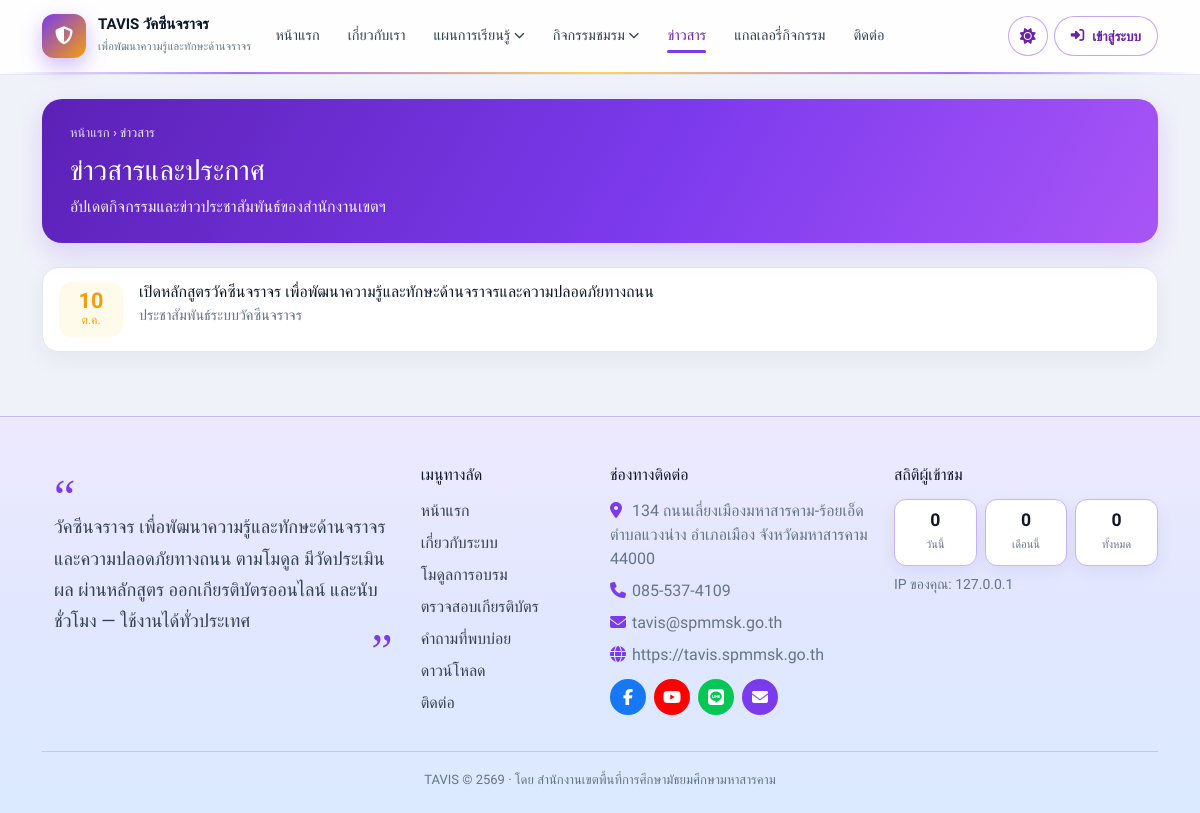
Page /traffic_vaccine/news on the committed database.
### tables this page shows
CREATE TABLE `news` (
  `id` INT UNSIGNED NOT NULL AUTO_INCREMENT,
  `title` VARCHAR(255) NOT NULL,
  `slug` VARCHAR(255) NOT NULL,
  `excerpt` TEXT,
  `content` MEDIUMTEXT,
  `cover_image` VARCHAR(255) DEFAULT NULL,
  `category` VARCHAR(80) DEFAULT 'กิจกรรม',
  `status` TINYINT(1) NOT NULL DEFAULT 1,
  `published_at` DATETIME DEFAULT NULL,
  `views` INT NOT NULL DEFAULT 0,
  `created_by` INT UNSIGNED DEFAULT NULL,
  `created_at` DATETIME NOT NULL DEFAULT CURRENT_TIMESTAMP,
  `updated_at` DATETIME NOT NULL DEFAULT CURRENT_TIMESTAMP ON UPDATE CURRENT_TIMESTAMP,
  PRIMARY KEY (`id`),
  UNIQUE KEY `uk_news_slug` (`slug`)
);

### app/Core/Controller.php (called while the page is built, shortened)
<?php
abstract class Controller
{
    protected function webView(string $name, array $data = []): void
    {
        $layout = !empty($data['layout_clean']) ? 'layouts/portfolio-clean' : 'layouts/web';
        if ($layout === 'layouts/web' && !array_key_exists('darkUi', $data)) {
            $data['darkUi'] = true;
        }
        View::render($name, $data, $layout);
    }
}

### app/Controllers/Web/HomeController.php (called while the page is built, shortened)
<?php
class HomeController extends Controller
{
    private function visitorStats(): array
    {
        try {
            return compact('today', 'month', 'all');
        } catch (\Throwable $e) {
            return ['today' => 0, 'month' => 0, 'all' => 0];
        }
    }
    public function news(): void
    {
        $rows = db()->fetchAll('SELECT * FROM news WHERE status = 1 ORDER BY published_at DESC');
        $this->webView('web/news', [
            'title' => 'ข่าวสารและประกาศ',
            'rows' => $rows,
            'visitorStats' => $this->visitorStats(),
        ]);
    }
}

### app/Core/Router.php (called while the page is built, shortened)
<?php
class Router
{
    private array $routes = [];
    private string $prefix = '';
    private array $groupMiddleware = [];
    public function group(array $options, callable $callback): void
    {
        $prevPrefix = $this->prefix;
        $prevMiddleware = $this->groupMiddleware;
        $this->prefix .= $options['prefix'] ?? '';
        $this->groupMiddleware = array_merge($this->groupMiddleware, $options['middleware'] ?? []);
        $this->prefix = $prevPrefix;
        $this->groupMiddleware = $prevMiddleware;
    }
    private function add(string $method, string $path, array|callable $handler, array $middleware = []): self
    {
        $path = $this->prefix . $path;
        $path = '/' . trim($path, '/');
        if ($path !== '/') {
            $path = rtrim($path, '/');
        }
        $this->routes[] = [
            'method' => $method,
            'path' => $path,
            'handler' => $handler,
            'middleware' => array_merge($this->groupMiddleware, $middleware),
        ];
        return $this;
    }
    public function dispatch(string $uri, string $method): mixed
    {
        $uri = parse_url($uri, PHP_URL_PATH) ?? '/';
        $uri = '/' . trim($uri, '/');
        if ($uri !== '/') {
            $uri = rtrim($uri, '/');
        }
        $basePath = function_exists('app_base_path') ? app_base_path($uri) : $this->detectBasePath();
        if ($basePath !== '' && ($uri === $basePath || str_starts_with($uri, $basePath . '/'))) {
            $uri = substr($uri, strlen($basePath)) ?: '/';
            if ($uri !== '/') {
                $uri = rtrim($uri, '/');
            }
        }
        $method = strtoupper($method);
        foreach ($this->routes as $route) {
            $params = $this->match($route['path'], $uri);
            if ($params !== false && $route['method'] === $method) {
                return $this->runHandler($route['handler'], $params);
            }
        }
        return View::render('errors/404', ['title' => 'ไม่พบหน้า']);
    }
    private function match(string $routePath, string $uri): array|false
    {
        $pattern = preg_replace('/\{([a-zA-Z_]+)\}/', '(?P<$1>[^/]+)', $routePath);
        $pattern = '#^' . $pattern . '$#';
        if (!preg_match($pattern, $uri, $matches)) {
            return false;
        }
        $params = [];
        return $params;
    }
    private function runHandler(array|callable $handler, array $params): mixed
    {
        [$class, $method] = $handler;
        $controller = new $class();
        return call_user_func_array([$controller, $method], $params);
    }
}

### public/index.php (called while the page is built, shortened)
<?php
$router = new Router();
require BASE_PATH . '/routes/web.php';
$uri = $_SERVER['REQUEST_URI'] ?? '/';
$method = $_SERVER['REQUEST_METHOD'] ?? 'GET';
$router->dispatch($uri, $method);

### app/Helpers/helpers.php (called while the page is built, shortened)
<?php
if (!function_exists('env')) {
    function env(string $key, mixed $default = null): mixed
    {
        $val = $_ENV[$key] ?? getenv($key);
        if ($val === false || $val === null || $val === '') {
            return $default;
        }
        return $val;
    }
}
if (!function_exists('db')) {
    function db(): Database
    {
        return Database::getInstance();
    }
}
if (!function_exists('e')) {
    function e(mixed $value): string
    {
        return View::escape($value);
    }
}
if (!function_exists('app_base_url')) {
    function app_base_url(): string
    {
        $configured = rtrim((string) env('APP_URL', ''), '/');
        $host = strtolower((string) preg_replace('/:\d+$/', '', (string) ($_SERVER['HTTP_HOST'] ?? '')));
        if ($configured !== '') {
            return $configured;
        }
        return 'https://tavis.spmmsk.go.th';
    }
}
if (!function_exists('url')) {
    function url(string $path = ''): string
    {
        $base = app_base_url();
        $path = '/' . ltrim($path, '/');
        return $base . ($path === '/' ? '' : $path);
    }
}

### app/Core/Database.php (called while the page is built, shortened)
<?php
class Database
{
    private static ?Database $instance = null;
    private PDO $pdo;
    private function __construct()
    {
        $config = require CONFIG_PATH . '/database.php';
        $db = $config['connections']['mysql'];
        $dsn = sprintf(
            'mysql:host=%s;port=%s;dbname=%s;charset=%s',
            $db['host'],
            $db['port'],
            $db['database'],
            $db['charset']
        );
        try {
            $this->pdo = new PDO($dsn, $db['username'], $db['password'], $db['options']);
        } catch (PDOException $e) {
            if (filter_var(env('APP_DEBUG', false), FILTER_VALIDATE_BOOLEAN)) {
                throw $e;
            }
            die('ไม่สามารถเชื่อมต่อฐานข้อมูลได้ กรุณาติดต่อผู้ดูแลระบบ');
        }
    }
    public static function getInstance(): self
    {
        if (self::$instance === null) {
            self::$instance = new self();
        }
        return self::$instance;
    }
    public function query(string $sql, array $params = []): \PDOStatement
    {
        $stmt = $this->pdo->prepare($sql);
        $stmt->execute($params);
        return $stmt;
    }
    public function fetchAll(string $sql, array $params = []): array
    {
        return $this->query($sql, $params)->fetchAll();
    }
}

### config/database.php (called while the page is built)
<?php
return [
    'default' => 'mysql',
    'connections' => [
        'mysql' => [
            'driver' => 'mysql',
            'host' => env('DB_HOST', '127.0.0.1'),
            'port' => env('DB_PORT', '3306'),
            'database' => env('DB_DATABASE', 'tavis'),
            'username' => env('DB_USERNAME', 'root'),
            'password' => env('DB_PASSWORD', ''),
            'charset' => env('DB_CHARSET', 'utf8mb4'),
            'collation' => 'utf8mb4_unicode_ci',
            'prefix' => '',
            'options' => [
                PDO::ATTR_ERRMODE => PDO::ERRMODE_EXCEPTION,
                PDO::ATTR_DEFAULT_FETCH_MODE => PDO::FETCH_ASSOC,
                PDO::ATTR_EMULATE_PREPARES => false,
                PDO::MYSQL_ATTR_INIT_COMMAND => "SET NAMES utf8mb4 COLLATE utf8mb4_unicode_ci",
            ],
        ],
    ],
];

### app/Views/web/news.php (the view)
<div class="container py-4">
  <div class="ws-page-hero">
    <div class="crumb"><a href="<?= url('/') ?>">หน้าแรก</a> › ข่าวสาร</div>
    <h1>ข่าวสารและประกาศ</h1>
    <p>อัปเดตกิจกรรมและข่าวประชาสัมพันธ์ของสำนักงานเขตฯ</p>
  </div>
  <div class="ws-news-list">
    <?php if ($rows): foreach ($rows as $n):
      $ts = strtotime((string)($n['published_at'] ?? $n['created_at'] ?? 'now')) ?: time();
      $day = date('j', $ts);
      $months = [1=>'ม.ค.',2=>'ก.พ.',3=>'มี.ค.',4=>'เม.ย.',5=>'พ.ค.',6=>'มิ.ย.',7=>'ก.ค.',8=>'ส.ค.',9=>'ก.ย.',10=>'ต.ค.',11=>'พ.ย.',12=>'ธ.ค.'];
      $mon = $months[(int)date('n', $ts)] ?? '';
    ?>
      <a class="ws-news-item" href="<?= url('/news/' . $n['slug']) ?>">
        <div class="ws-news-date"><strong><?= e($day) ?></strong><span><?= e($mon) ?></span></div>
        <div class="flex-grow-1">
          <h3><?= e($n['title']) ?></h3>
          <p><?= e($n['excerpt'] ?: thai_date($n['published_at'] ?? null)) ?></p>
        </div>
      </a>
    <?php endforeach; else: ?>
      <div class="ws-empty">ยังไม่มีข่าวสาร</div>
    <?php endif; ?>
  </div>
</div>

### public/assets/css/app.css (style rules this page uses)
:root { --p-primary: #1a45b8; --p-primary-2: #0d1b9e; --p-accent: #00a3ff; --p-gradient: linear-gradient(90deg, #0d1b9e 0%, #0084ff 100%); --p-gradient-btn: linear-gradient(90deg, #1a45b8 0%, #00a3ff 100%); --p-bg: #f0f2f9; --p-surface: #ffffff; --p-text: #1e1b4b; --p-muted: #64748b; --p-border: #e2e8f0; --p-sidebar: #ffffff; --p-shadow: 0 8px 24px rgba(26, 69, 184, .08); --p-radius: 16px; --p-font: 'Kanit', 'Sarabun', sans-serif; --p-sidebar-w: 268px; --p-header-h: 68px; --p-success: #059669; --p-error: #f27474; --p-warning: #f8bb86; --p-danger: #dc3741; --p-swal-cancel: #6e7881; --p-soft: #eef2ff; --p-info-soft: #fff9e6; --p-nav-hover: #f5f3ff; --chart-pal-1: #0d9488; --chart-pal-2: #f59e0b; --chart-pal-3: #2563eb; --chart-pal-4: #db2777; --chart-pal-5: #16a34a; --chart-pal-6: #ea580c; --chart-pal-7: #7c3aed; --chart-pal-8: #0891b2; --chart-pal-9: #dc2626; --chart-pal-10: #64748b; --chart-hours-earned: #0f766e; --chart-hours-required: #d97706; --chart-share-1: #f59e0b; --chart-share-2: #2563eb; --chart-share-3: #a855f7; --chart-share-4: #059669; --chart-share-5: #e11d48; --chart-share-6: #94a3b8; --chart-polar-1: #ea580c; --chart-polar-2: #0891b2; --chart-polar-3: #c026d3; --chart-polar-4: #65a30d; --chart-polar-5: #e11d48; --chart-polar-6: #78716c; --chart-status-1: #f59e0b; --chart-status-2: #3b82f6; --chart-status-3: #7c3aed; --chart-status-4: #10b981; --chart-status-5: #ef4444; --chart-status-6: #94a3b8; --chart-role-1: #7c3aed; --chart-role-2: #0ea5e9; --chart-role-3: #22c55e; --chart-role-4: #f97316; --chart-radar: #0891b2; --chart-radar-fill: rgba(8, 145, 178, .2); --chart-month: #16a34a; --chart-month-fill: rgba(22, 163, 74, .16); --chart-login-ok: #2563eb; --chart-login-ok-fill: rgba(37, 99, 235, .16); --chart-login-fail: #e11d48; --chart-login-fail-fill: rgba(225, 29, 72, .08); --chart-coverage-done: #059669; --chart-coverage-todo: #cbd5e1; --chart-empty: #e2e8f0; }
* { box-sizing: border-box; }
html, body { margin: 0; min-height: 100%; font-family: var(--p-font); color: var(--p-text); background: var(--p-bg); }
body { min-height: 100vh; display: flex; flex-direction: column; }
a { color: var(--p-primary); text-decoration: none; }

### public/assets/css/portfolio-clean.css (style rules this page uses)
:root { --pf-blue: #1d4ed8; --pf-blue-soft: #eff6ff; --pf-ink: #0f172a; --pf-muted: #64748b; --pf-line: #e2e8f0; --pf-bg: #e8eef6; --pf-orange: #f97316; }

### public/assets/css/web-theme.css (style rules this page uses)
body.pf-light { background: #f0f2f9 !important; color: #1e1b4b !important; }
body.pf-light .ws-cat-card, body.pf-light .ws-work-card, body.pf-light .ws-news-item, body.pf-light .pf-teacher-card, body.pf-light .card-soft { background: #fff !important; border-color: #e2e8f0 !important; color: #0f172a; box-shadow: 0 8px 24px rgba(15, 23, 42, .05); }
body.pf-light .ws-cat-card h3, body.pf-light .ws-work-card h3, body.pf-light .ws-news-item h3, body.pf-light .pf-teacher-card h3 { color: #0f172a; }
body.pf-light .ws-page-hero { background: linear-gradient(120deg, #5b21b6, #7c3aed 55%, #a855f7); color: #fff; box-shadow: 0 10px 28px rgba(124, 58, 237, .18); }
body.pf-light .ws-page-hero .crumb, body.pf-light .ws-page-hero .crumb a, body.pf-light .ws-page-hero h1, body.pf-light .ws-page-hero p, body.pf-light .ws-page-hero .ws-plan-learn-flow, body.pf-light .ws-page-hero .ws-plan-learn-meta { color: #fff !important; }
body.pf-light .ws-page-hero .crumb, body.pf-light .ws-page-hero .crumb a { opacity: .9; }
body.pf-light .ws-page-hero p { opacity: .92; }
body.web-site, body.web-site .ws-nav, body.web-site .web-main, body.web-site .home-hero, body.web-site .home-stat, body.web-site .card-soft, body.web-site .ws-footer, body.web-site .ws-footer-rich, body.web-site .ws-visitor-grid div, body.web-site .pd-toolbar, body.web-site .pd-pills a, body.web-site .pd-card, body.web-site .pd-teacher-card, body.web-site .pd-search input, body.web-site .pd-select select { transition: background-color .25s ease, color .2s ease, border-color .2s ease; }

### app/Views/layouts/web.php (style rules this page uses)
body.web-site .container { width: 100% !important; max-width: 1140px !important; margin-left: auto !important; margin-right: auto !important; padding-left: 12px !important; padding-right: 12px !important; }

### rows in the picture
news: title "เปิดหลักสูตรวัคซีนจราจร เพื่อพัฒนาความรู้และทักษะด้านจราจรและความปลอดภัยทางถนน", excerpt "ประชาสัมพันธ์ระบบวัคซีนจราจร"

### other values in the picture
mb_strimwidth($navTitle, 0, 42, '…') "TAVIS วัคซีนจราจร"
$navTag "เพื่อพัฒนาความรู้และทักษะด้านจราจร"
app_brand('description') "วัคซีนจราจร เพื่อพัฒนาความรู้และทักษะด้านจราจรและความปลอดภัยทางถนน ตามโมดูล มีวัดประเมินผล ผ่านหลักสูตร ออกเกียรติบัตรออนไลน์ และนับชั่วโมง — ใช้งานได้ทั่วประเทศ"
setting('org_address') "134 ถนนเลี่ยงเมืองมหาสารคาม-ร้อยเอ็ด ตำบลแวงน่าง อำเภอเมือง จังหวัดมหาสารคาม 44000"
setting('org_phone') "085-537-4109"
setting('org_email') "tavis@spmmsk.go.th"
setting('org_website') ?: 'tavis.spmmsk.go.th' "https://tavis.spmmsk.go.th"
$vs['today'] "0"
$vs['month'] "0"
$vs['all'] "0"
request_ip() "127.0.0.1"
site_footer_text() "TAVIS © 2569 · โดย สำนักงานเขตพื้นที่การศึกษามัธยมศึกษามหาสารคาม"
